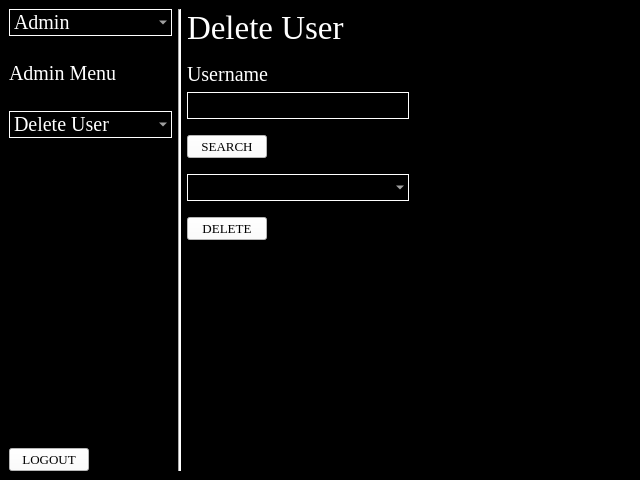
<?xml version="1.0" encoding="UTF-8"?>
<ui version="4.0">
 <class>MainWindow</class>
 <widget class="QMainWindow" name="MainWindow">
  <property name="geometry">
   <rect>
    <x>0</x>
    <y>0</y>
    <width>640</width>
    <height>480</height>
   </rect>
  </property>
  <property name="windowTitle">
   <string>MainWindow</string>
  </property>
  <widget class="QWidget" name="centralwidget">
   <property name="styleSheet">
    <string notr="true">background-color: rgb(0, 0, 0);</string>
   </property>
   <layout class="QGridLayout" name="gridLayout">
    <item row="0" column="2">
     <layout class="QVBoxLayout" name="verticalLayout_2">
      <item>
       <layout class="QVBoxLayout" name="verticalLayout_4">
        <item>
         <widget class="QLabel" name="titleText">
          <property name="font">
           <font>
            <family>Times New Roman</family>
            <pointsize>25</pointsize>
           </font>
          </property>
          <property name="styleSheet">
           <string notr="true">color: rgb(255, 255, 255);</string>
          </property>
          <property name="text">
           <string>Delete User</string>
          </property>
         </widget>
        </item>
        <item>
         <spacer name="verticalSpacer_5">
          <property name="orientation">
           <enum>Qt::Orientation::Vertical</enum>
          </property>
          <property name="sizeType">
           <enum>QSizePolicy::Policy::Minimum</enum>
          </property>
          <property name="sizeHint" stdset="0">
           <size>
            <width>20</width>
            <height>10</height>
           </size>
          </property>
         </spacer>
        </item>
        <item>
         <widget class="QLabel" name="usernameText">
          <property name="font">
           <font>
            <family>Times New Roman</family>
            <pointsize>15</pointsize>
           </font>
          </property>
          <property name="styleSheet">
           <string notr="true">color: rgb(255, 255, 255);</string>
          </property>
          <property name="text">
           <string>Username</string>
          </property>
         </widget>
        </item>
        <item>
         <widget class="QLineEdit" name="usernameInput">
          <property name="font">
           <font>
            <family>Times New Roman</family>
            <pointsize>15</pointsize>
           </font>
          </property>
          <property name="styleSheet">
           <string notr="true">QLineEdit {
    color: white;
    background-color: black;
    border: 1px solid white; 
}
</string>
          </property>
         </widget>
        </item>
        <item>
         <spacer name="verticalSpacer_7">
          <property name="orientation">
           <enum>Qt::Orientation::Vertical</enum>
          </property>
          <property name="sizeType">
           <enum>QSizePolicy::Policy::Minimum</enum>
          </property>
          <property name="sizeHint" stdset="0">
           <size>
            <width>20</width>
            <height>10</height>
           </size>
          </property>
         </spacer>
        </item>
        <item alignment="Qt::AlignmentFlag::AlignLeft">
         <widget class="QPushButton" name="searchButton">
          <property name="font">
           <font>
            <family>Times New Roman</family>
            <pointsize>10</pointsize>
           </font>
          </property>
          <property name="styleSheet">
           <string notr="true">background-color: rgb(255, 255, 255);</string>
          </property>
          <property name="text">
           <string>SEARCH</string>
          </property>
         </widget>
        </item>
        <item>
         <spacer name="verticalSpacer_8">
          <property name="orientation">
           <enum>Qt::Orientation::Vertical</enum>
          </property>
          <property name="sizeType">
           <enum>QSizePolicy::Policy::Minimum</enum>
          </property>
          <property name="sizeHint" stdset="0">
           <size>
            <width>20</width>
            <height>10</height>
           </size>
          </property>
         </spacer>
        </item>
        <item>
         <widget class="QComboBox" name="usernameList">
          <property name="font">
           <font>
            <family>Times New Roman</family>
            <pointsize>15</pointsize>
           </font>
          </property>
          <property name="styleSheet">
           <string notr="true">QComboBox {
    color: white;
    background-color: black;
    border: 1px solid white; 
}

QComboBox QAbstractItemView {
    color: white;
    background-color: black;
    border: 1px solid white; 
}
</string>
          </property>
         </widget>
        </item>
        <item>
         <spacer name="verticalSpacer_9">
          <property name="orientation">
           <enum>Qt::Orientation::Vertical</enum>
          </property>
          <property name="sizeType">
           <enum>QSizePolicy::Policy::Minimum</enum>
          </property>
          <property name="sizeHint" stdset="0">
           <size>
            <width>20</width>
            <height>10</height>
           </size>
          </property>
         </spacer>
        </item>
        <item alignment="Qt::AlignmentFlag::AlignLeft">
         <widget class="QPushButton" name="deleteButton">
          <property name="font">
           <font>
            <family>Times New Roman</family>
            <pointsize>10</pointsize>
           </font>
          </property>
          <property name="styleSheet">
           <string notr="true">background-color: rgb(255, 255, 255);</string>
          </property>
          <property name="text">
           <string>DELETE</string>
          </property>
         </widget>
        </item>
       </layout>
      </item>
      <item>
       <spacer name="verticalSpacer_6">
        <property name="orientation">
         <enum>Qt::Orientation::Vertical</enum>
        </property>
        <property name="sizeType">
         <enum>QSizePolicy::Policy::Expanding</enum>
        </property>
        <property name="sizeHint" stdset="0">
         <size>
          <width>20</width>
          <height>10</height>
         </size>
        </property>
       </spacer>
      </item>
     </layout>
    </item>
    <item row="0" column="1">
     <widget class="Line" name="line">
      <property name="styleSheet">
       <string notr="true">background-color: rgb(255, 255, 255);</string>
      </property>
      <property name="orientation">
       <enum>Qt::Orientation::Vertical</enum>
      </property>
     </widget>
    </item>
    <item row="0" column="0">
     <layout class="QVBoxLayout" name="verticalLayout">
      <item>
       <layout class="QVBoxLayout" name="verticalLayout_3">
        <item>
         <widget class="QComboBox" name="comboBox">
          <property name="font">
           <font>
            <family>Times New Roman</family>
            <pointsize>15</pointsize>
           </font>
          </property>
          <property name="styleSheet">
           <string notr="true">QComboBox {
    color: white;
    background-color: black;
    border: 1px solid white; 
}

QComboBox QAbstractItemView {
    color: white;
    background-color: black;
    border: 1px solid white; 
}
</string>
          </property>
          <item>
           <property name="text">
            <string>Admin</string>
           </property>
          </item>
          <item>
           <property name="text">
            <string>Main</string>
           </property>
          </item>
          <item>
           <property name="text">
            <string>Detect</string>
           </property>
          </item>
          <item>
           <property name="text">
            <string>Label</string>
           </property>
          </item>
          <item>
           <property name="text">
            <string>Train</string>
           </property>
          </item>
          <item>
           <property name="text">
            <string>Report</string>
           </property>
          </item>
         </widget>
        </item>
        <item>
         <spacer name="verticalSpacer_4">
          <property name="orientation">
           <enum>Qt::Orientation::Vertical</enum>
          </property>
          <property name="sizeType">
           <enum>QSizePolicy::Policy::Minimum</enum>
          </property>
          <property name="sizeHint" stdset="0">
           <size>
            <width>20</width>
            <height>20</height>
           </size>
          </property>
         </spacer>
        </item>
        <item>
         <widget class="QLabel" name="label_2">
          <property name="font">
           <font>
            <family>Times New Roman</family>
            <pointsize>15</pointsize>
           </font>
          </property>
          <property name="styleSheet">
           <string notr="true">color: rgb(255, 255, 255);</string>
          </property>
          <property name="text">
           <string>Admin Menu</string>
          </property>
         </widget>
        </item>
        <item>
         <spacer name="verticalSpacer_3">
          <property name="orientation">
           <enum>Qt::Orientation::Vertical</enum>
          </property>
          <property name="sizeType">
           <enum>QSizePolicy::Policy::Minimum</enum>
          </property>
          <property name="sizeHint" stdset="0">
           <size>
            <width>20</width>
            <height>20</height>
           </size>
          </property>
         </spacer>
        </item>
        <item>
         <widget class="QComboBox" name="menu">
          <property name="font">
           <font>
            <family>Times New Roman</family>
            <pointsize>15</pointsize>
           </font>
          </property>
          <property name="styleSheet">
           <string notr="true">QComboBox {
    color: white;
    background-color: black;
    border: 1px solid white; 
}

QComboBox QAbstractItemView {
    color: white;
    background-color: black;
    border: 1px solid white; 
}
</string>
          </property>
          <item>
           <property name="text">
            <string>Delete User</string>
           </property>
          </item>
          <item>
           <property name="text">
            <string>Create User</string>
           </property>
          </item>
          <item>
           <property name="text">
            <string>Change Password</string>
           </property>
          </item>
         </widget>
        </item>
       </layout>
      </item>
      <item>
       <spacer name="verticalSpacer_2">
        <property name="orientation">
         <enum>Qt::Orientation::Vertical</enum>
        </property>
        <property name="sizeHint" stdset="0">
         <size>
          <width>20</width>
          <height>40</height>
         </size>
        </property>
       </spacer>
      </item>
      <item alignment="Qt::AlignmentFlag::AlignLeft|Qt::AlignmentFlag::AlignBottom">
       <widget class="QPushButton" name="logoutButton">
        <property name="font">
         <font>
          <family>Times New Roman</family>
          <pointsize>10</pointsize>
         </font>
        </property>
        <property name="styleSheet">
         <string notr="true">background-color: rgb(255, 255, 255);</string>
        </property>
        <property name="text">
         <string>LOGOUT</string>
        </property>
       </widget>
      </item>
     </layout>
    </item>
    <item row="0" column="6">
     <spacer name="horizontalSpacer">
      <property name="orientation">
       <enum>Qt::Orientation::Horizontal</enum>
      </property>
      <property name="sizeHint" stdset="0">
       <size>
        <width>40</width>
        <height>20</height>
       </size>
      </property>
     </spacer>
    </item>
   </layout>
  </widget>
 </widget>
 <resources/>
 <connections/>
</ui>
